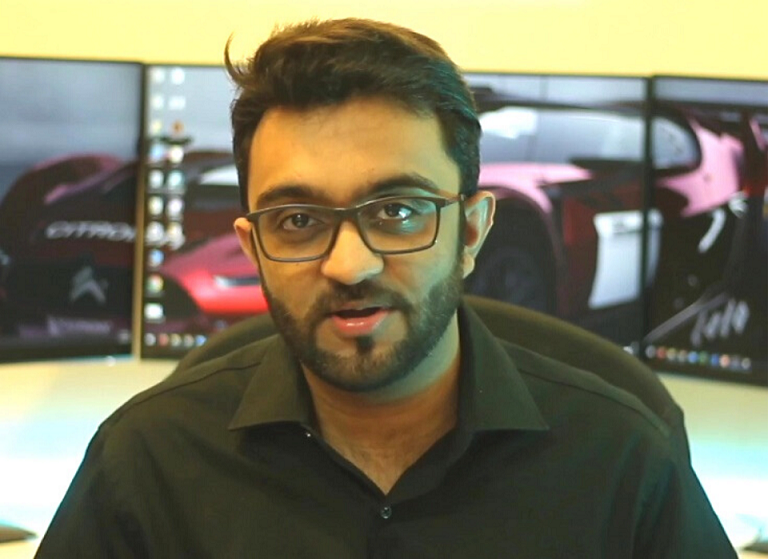
//> input picture OpenCV_Plate_Recognition/OpenCV_Plate_Recognition/Resources/test.png, 768 x 559 px
$ ./2_Basic_Functions   (built with g++ and OpenCV 4)
//> lines starting //> are read from the running program, lines starting //| are printed output that depends on the picture; after the words box and inside, x2 and y2 are one past the last pixel; in counts of white or black regions, pixels touching at a corner belong together
#include <opencv2/imgcodecs.hpp>
#include <opencv2/highgui.hpp>
#include <opencv2/imgproc.hpp>
#include <iostream>

using namespace std;
using namespace cv;

/// <summary>
/// OpenCV基本功能实现 ///
/// </summary>

void main() {
	string path = "Resources/test.png";
	Mat img = imread(path);
//> img is the input picture: 559 rows x 768 cols, CV_8UC3; mean B, G, R 94.1, 117.1, 120.5
	Mat imgGray, imgBlur, imgCanny, imgDil, imgErode; //声明各个类型图像变量

	cvtColor(img, imgGray, COLOR_BGR2GRAY); //对图像灰度处理
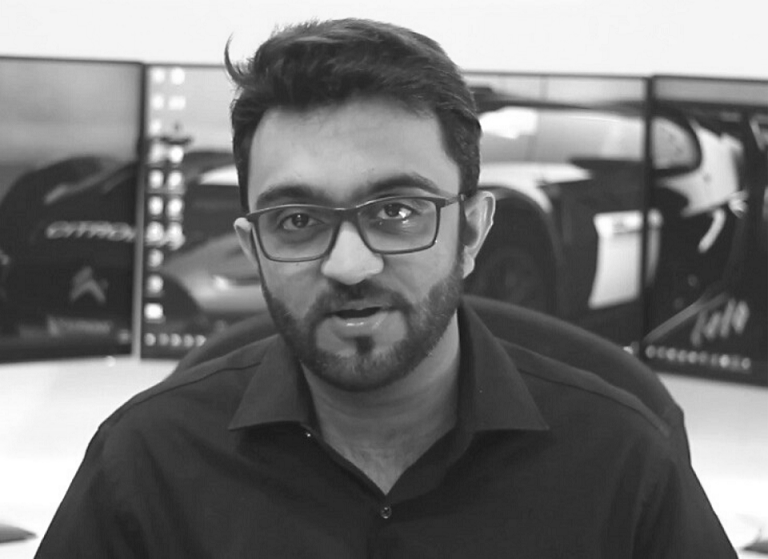
//> imgGray: 559 rows x 768 cols, CV_8UC1; min 22, max 255, mean 115.5
	GaussianBlur(imgGray, imgBlur, Size(7, 7), 5, 0); //高斯模糊处理
	Canny(imgGray, imgCanny, 25, 75); //对图像进行Canny边缘检测
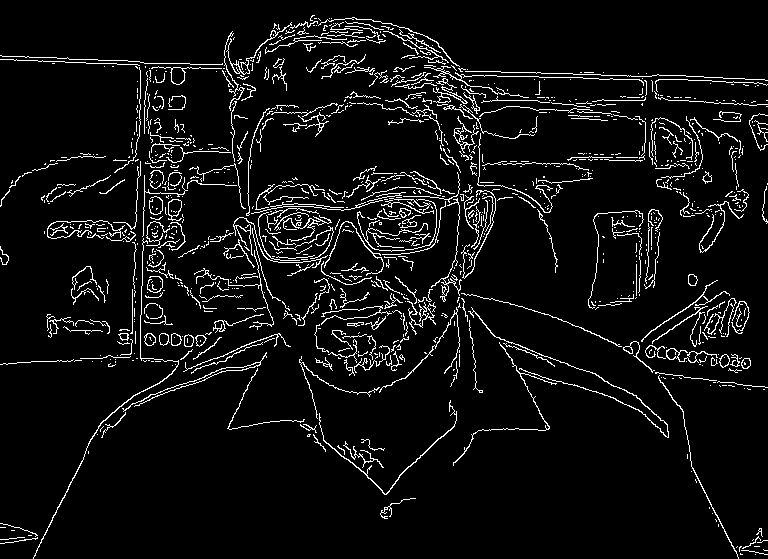
//> imgCanny: 559 rows x 768 cols, CV_8UC1; 6.2% white in thin lines or dots
	Mat kernel = getStructuringElement(MORPH_RECT, Size(3, 3));
	dilate(imgCanny, imgDil, kernel); //对边缘进行扩张
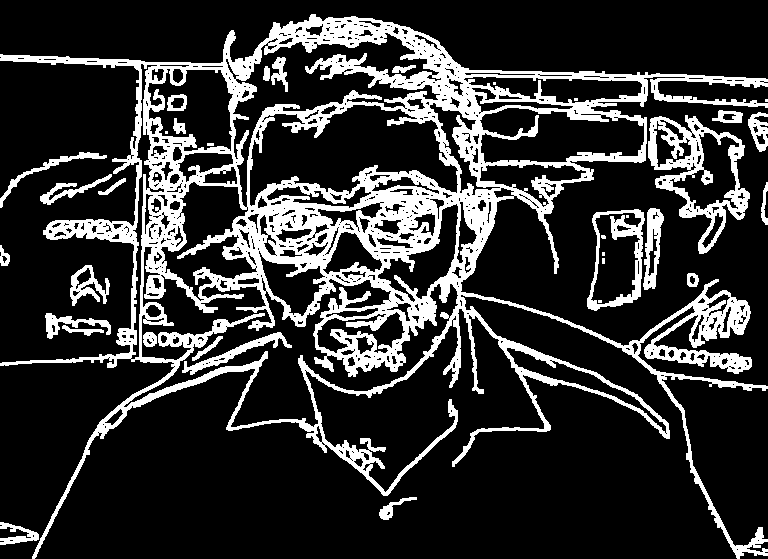
//> imgDil: 559 rows x 768 cols, CV_8UC1; 20.1% white; 36 white regions (10 under 20 px), largest, box (x1, y1, x2, y2) and area: (0, 14, 768, 559) 72905, (648, 115, 750, 254) 4233, (587, 209, 645, 311) 1695
	erode(imgDil, imgErode, kernel); //对边缘进行收缩
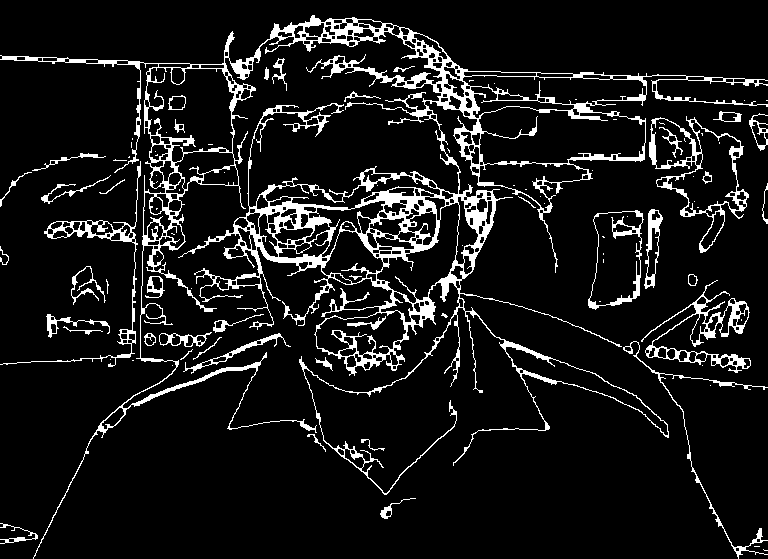
//> imgErode: 559 rows x 768 cols, CV_8UC1; 9.5% white; 95 white regions (53 under 20 px), largest, box (x1, y1, x2, y2) and area: (0, 15, 768, 559) 29621, (649, 116, 749, 253) 1763, (641, 280, 751, 373) 1723

	//打印各个类型图像
	imshow("Image", img);
	imshow("Image Gray", imgGray);
	imshow("Image Blur", imgBlur);
	imshow("Image Canny", imgCanny);
	imshow("Image Dilation", imgDil);
	imshow("Image Erode", imgErode);
	waitKey(0);
}
